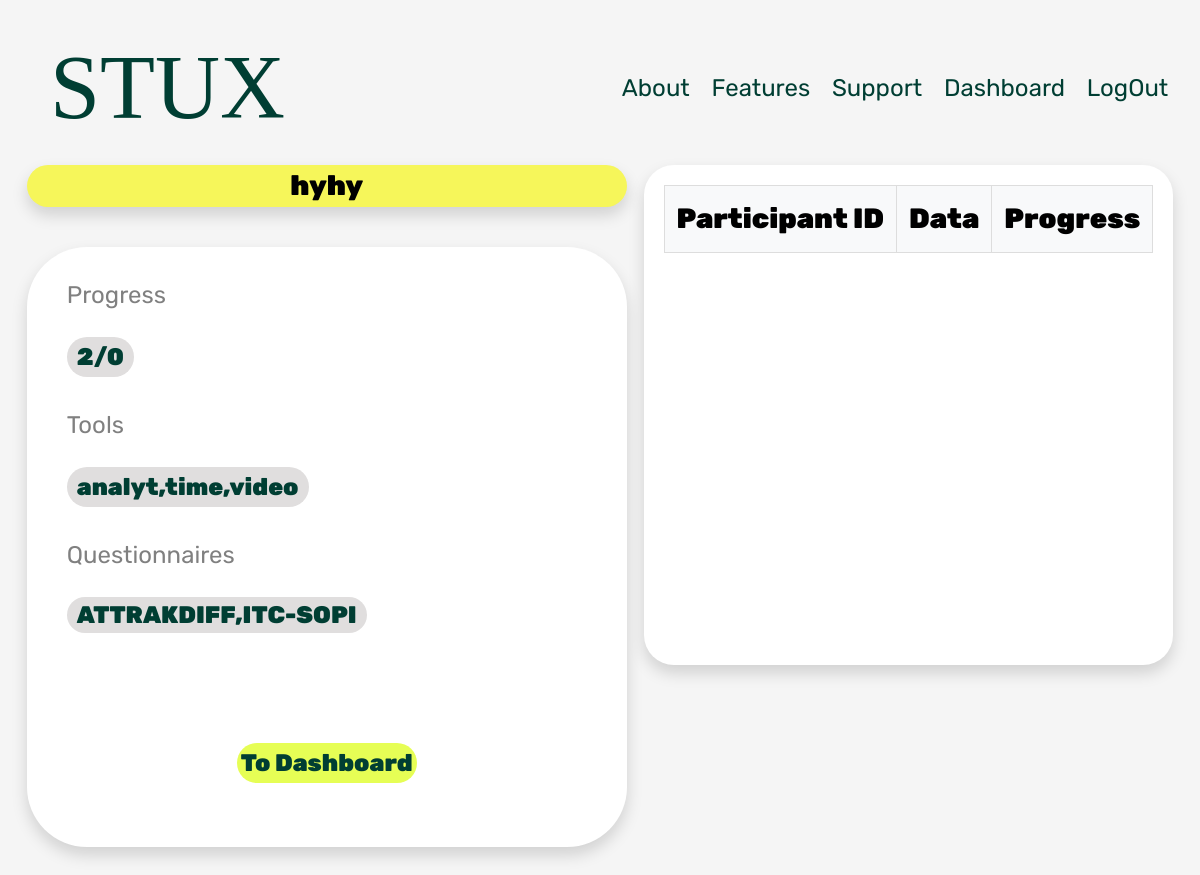
/add/30 (signed in), run on the app's committed database.
### app/models.py (models this page shows)
class UserTable(db.Model):
    __tablename__ = 'datatable'
    id_table = db.Column(db.Integer, primary_key=True)
    users_id = db.Column(db.Integer, db.ForeignKey('userlogs.id'))
    date_time_added = db.Column(db.DateTime, default=datetime.utcnow)
    expname = db.Column(db.String(20))
    tools = db.Column(db.String(40))
    quests = db.Column(db.String(40))
    number = db.Column(db.Integer)
    data = db.relationship("UserData", backref=db.backref("data", uselist=False), lazy = 'joined')

### app/main/view.py (the view)
@main.route('/add/<int:id>', methods=['GET', 'POST'])
@login_required
def add(id):
    data_to_add = UserTable.query.get_or_404(id)
    my_exp_game = Gamedata.query.filter_by(game_data_id= id)
    current_numb = data_to_add.number
    tools = data_to_add.tools
    new_exp_name = data_to_add.expname
    quests = data_to_add.quests
    howMany = []
    data_number = []
    analytics = []
    progress = 0
    updated_numb = 0
    for gamedata in my_exp_game:
        analytics.append(gamedata)
    if data_to_add.data != []:
        for elem in data_to_add.data:
            data_number.append(elem.check)
    progress = len(data_to_add.data)
    if request.method == 'POST':
        new_number = request.form.get('addnew')
        updated_numb = current_numb + int(new_number)
        for i in range(int(new_number)):
            howMany.append(i+1+current_numb)
        data_to_add.number = updated_numb
        try:
            db.session.commit()
            return render_template('tasks.html',
                new_exp_id=data_to_add.id_table,
                howMany = howMany,
                tools=tools,
                quests=quests,
                progress=progress,
                new_exp_name=new_exp_name,
                number=updated_numb,
                numb=updated_numb,
                data_to_tasks=data_to_add)
        except:
            pass
    else:
        return render_template('tasks.html',
            new_exp_id=data_to_add.id_table,
            howMany = howMany,
            tools=tools,
            quests=quests,
            progress=progress,
            new_exp_name=new_exp_name,
            number=updated_numb,
            numb=updated_numb,
            data_to_tasks=data_to_add)

### app/models.py (called while the page is built)
@login_manager.user_loader
def load_user(user_id):
    return User.query.get(int(user_id))

### app/templates/tasks.html (shortened to what this page needs)
<!doctype html>
<html lang="en">
    <head>
    <link href="/static/css/bootstrap.min.css" rel="stylesheet">
    <link href="//db.onlinewebfonts.com/c/3e7890fe20c81906d11ea20e5a89e27f?family=Clean+Ape" rel="stylesheet" type="text/css"/>
    <link rel="stylesheet" href="{{url_for('static', filename='styles.css')}}">
    <link rel="stylesheet" href="{{url_for('static', filename='css/UeX-App.css')}}">
    </head>
    <body>
        <div class="d-flex flex-column text-center">
            <div class="d-flex justify-content-between align-items-center">
                <a href="{{ url_for('main.profile') }}" class="Style1">STUX</a>
                <div class="d-flex justify-content-evenly align-items-center" style="width: 50%;">
                    <a href="{{ url_for('main.about') }}" class="pe-auto Style3">About</a>
                    <a href="{{ url_for('main.features') }}" class="pe-auto Style3">Features</a>
                    <a href="{{ url_for('main.support') }}" class="pe-auto Style3">Support</a>
                    <a href="{{ url_for('main.dashboard') }}" class="pe-auto Style3">Dashboard</a>
                    <a href="{{ url_for('main.logout') }}" class="pe-auto Style3">LogOut</a>
                </div>
            </div>
        </div>
        <div class="d-flex justify-content-evenly text-center">
            <div class="d-flex flex-column">
                <div class="d-flex border3 shadow justify-content-center" style ="width: 600px; height: fit-content; margin-bottom: 40px; background-color: rgb(246, 246, 90);">
                    <span class="Style4">{{new_exp_name}}</span>
                </div>
                <div class="d-flex flex-column border1 shadow align-items-evenly" style ="width: 600px; height: 600px;">
                    <div class="d-flex flex-column" style="margin: 30px 0px 0px 40px;">
                        <div class="d-flex align-items-start">
                            <span class="NormalCharacterStyle8">Progress</span>
                        </div>
                        <div class="d-flex border3 align-items-center" style="padding: 0px 10px 0px 10px; width: fit-content; height: 40px; background-color: rgb(224, 222, 222);">
                            <span class="Style9">{{progress}}/{{numb}}</span>
                        </div>
                    </div>
                    <div class="d-flex flex-column" style="margin: 30px 0px 0px 40px;">
                        <div class="d-flex align-items-start">
                            <span class="NormalCharacterStyle8">Tools</span>
                        </div>
                        <div class="d-flex border3 align-items-center" style="padding: 0px 10px 0px 10px; width: fit-content; height: 40px; background-color: rgb(224, 222, 222);">
                            {% if tools == "" %}
                                <span class="Style9">None</span>
                            {% else %}
                                <span class="Style9">{{ tools }}</span>
                            {% endif %}
                        </div>
                    </div>
                    <div class="d-flex flex-column" style="margin: 30px 0px 0px 40px;">
                        <div class="d-flex align-items-start">
                            <span class="NormalCharacterStyle8">Questionnaires</span>
                        </div>
                        <div class="d-flex border3 align-items-center" style="padding: 0px 10px 0px 10px; width: fit-content; height: fit-content; background-color: rgb(224, 222, 222);">
                            {% if quests == "" %}
                                <span class="Style9">None</span>
                            {% else %}
                                <span class="Style9">{{ quests }}</span>
                            {% endif %}
                        </div>
                    </div>
                    <form method="POST" action="{{ url_for('main.tasks', new_exp_id=new_exp_id, number=number) }}">
                        <div class="d-flex justify-content-center" style="margin-top: 100px;">
                            <input type="submit" name="next" class="btn startstopBtn rounded-pill Style9" value="To Dashboard" style="width: 180px;"/>
                        </div>
                    </form>
                </div>
            </div>
            <div class="d-flex border3 shadow" style ="width: auto; height: 500px; overflow: auto;">
                <table id="DataTabTask" class="table table-hover table-bordered table-striped table-light" style="margin: 20px;">
                    <thead>
                        <tr style="font-size: 20px;">
                            <th scope="col" class="Style4">Participant ID</th>
                            <th scope="col" class="Style4">Data</th>
                            <th scope="col" class="Style4">Progress</th>
                        </tr>
                    </thead>
                </table>
            </div>
        </div>
    </body>
</html>

### app/static/styles.css (style rules this page uses)
body { height: 100%; width: 100%; }
body { padding-top: 10px; padding-bottom: 10px; padding-right: 10px; padding-left: 10px; background-color: #f5f5f5; }
.startstopBtn { background-color: #E6FE55; font-weight: 900; padding: 0px; margin: 10px; font-size: 24px; font-family : Rubik-Regular; color: #003E33; vertical-align: middle; text-align: center; width: 150px; height: 40px; border: none; }
.Style1 { font-family : Clean Ape; font-size : 90px; color : #003E33; color : rgb(0, 62, 51); padding: 0; margin: 10px 40px; text-decoration: none!important; }
.Style3 { font-family : Rubik; font-size : 24px; color : #003E33; color : rgb(0, 62, 51); text-decoration: none!important; }
.Style4 { font-family : Rubik; font-size : 28px; font-weight: 900; color : #000000; text-decoration: none!important; }
.Style9 { font-family : Rubik; font-size : 24px; font-weight: 900; color : #003E33; color : rgb(0, 62, 51); }
.border1 { border-radius: 10%; width: fit-content; background-color: #FFF; overflow: hidden; }
.border3 { border-radius: 30px; width: fit-content; background-color: #FFF; overflow: hidden; }
#DataTabTask { border-collapse: collapse; border: 1px solid #ddd; font-size: 18px; height: fit-content; }
#DataTabTask th, #DataTabTask td { text-align: center; padding: 12px; }

### app/static/css/UeX-App.css (style rules this page uses)
.NormalCharacterStyle8 { font-family : Rubik; font-size : 24px; color : #808080; color : rgb(128, 128, 128); }

### data on the page
UserTable: expname "hyhy", tools "analyt,time,video", quests "ATTRAKDIFF,ITC-SOPI"

### other printed values
{{ progress }} "2"
{{ numb }} "0"
